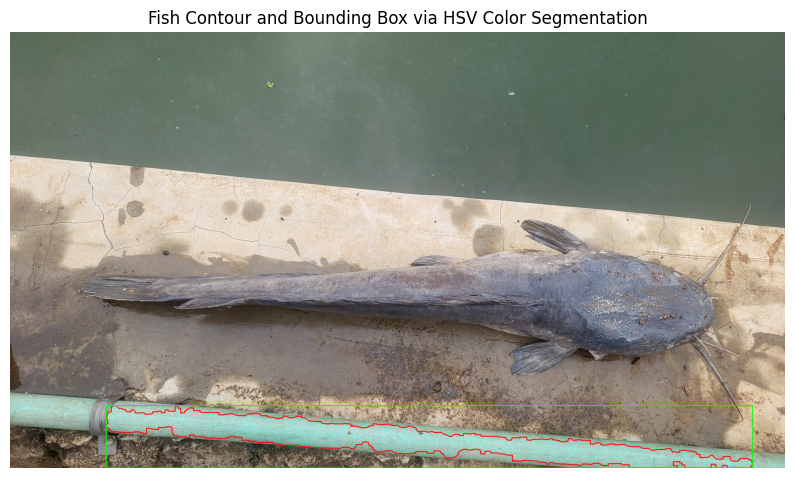
#> input picture img/ct-sample.png, 794 x 478 px, found by its file name
$ jupyter execute --allow-errors explore_data.ipynb
#> lines starting #> are read from the running program, lines starting #| are printed output that depends on the picture; after the words box and inside, x2 and y2 are one past the last pixel; in counts of white or black regions, pixels touching at a corner belong together
**Introduction**

[cell 1]
# import libraries
import os
import cv2
import numpy as np
import matplotlib.pyplot as plt
from glob import glob

[cell 2]
# import our images data
img_paths = glob("/home/ktwoo/Documents/wecan-farm/juasamaki/data/catfish/cf-wcf01.jpg")
print(f"Found {len(img_paths)} images")

# read one image using OpenCV
#> (the rest of this cell did not finish here and is left out)

#> (a cell that did not finish here is left out)

#### Basic preprocessing: resizing and normalization

#> (a cell that did not finish here is left out)

#### Convert to grayscale & view edges

#> (a cell that did not finish here is left out)

#### HSV Tuner

[cell 6]
import cv2
import numpy as np

def nothing(x): pass

# Load your catfish image
img = cv2.imread("/home/ktwoo/Documents/wecan-farm/juasamaki/img/ct-sample.png")
#> img is the input picture: shape (478, 794, 3); mean B, G, R 136.6, 147.4, 145.9
hsv = cv2.cvtColor(img, cv2.COLOR_BGR2HSV)
#> hsv: shape (478, 794, 3); mean H, S, V 43.1, 38.5, 154.9

cv2.namedWindow("HSV Tuner")

# Create trackbars for Hue, Saturation, and Value range
cv2.createTrackbar("LH", "HSV Tuner", 0, 179, nothing)
#> slider 'LH' is set to 35
cv2.createTrackbar("LS", "HSV Tuner", 0, 255, nothing)
#> slider 'LS' is set to 51
cv2.createTrackbar("LV", "HSV Tuner", 0, 255, nothing)
#> slider 'LV' is set to 51
cv2.createTrackbar("UH", "HSV Tuner", 179, 179, nothing)
cv2.createTrackbar("US", "HSV Tuner", 255, 255, nothing)
cv2.createTrackbar("UV", "HSV Tuner", 255, 255, nothing)

while True:
    lh = cv2.getTrackbarPos("LH", "HSV Tuner")
    ls = cv2.getTrackbarPos("LS", "HSV Tuner")
    lv = cv2.getTrackbarPos("LV", "HSV Tuner")
    uh = cv2.getTrackbarPos("UH", "HSV Tuner")
    us = cv2.getTrackbarPos("US", "HSV Tuner")
    uv = cv2.getTrackbarPos("UV", "HSV Tuner")

    lower = np.array([lh, ls, lv])
    upper = np.array([uh, us, uv])

    mask = cv2.inRange(hsv, lower, upper)
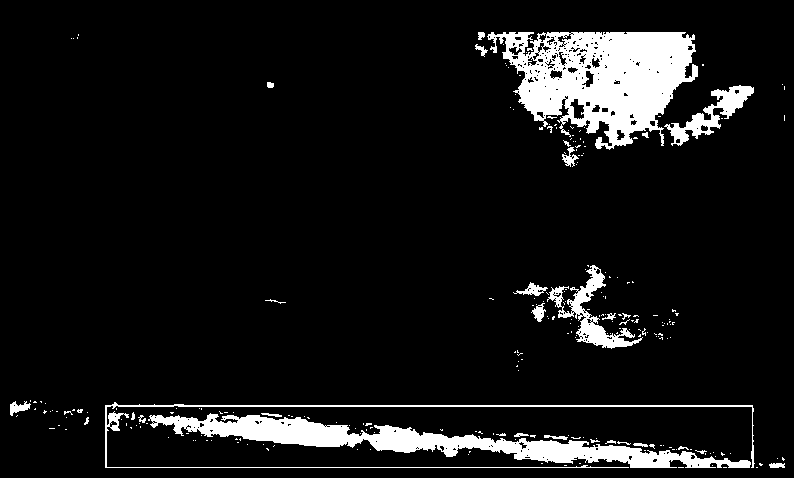
#> mask: shape (478, 794); 8.4% white; 250 white regions (220 under 20 px), largest, box (x1, y1, x2, y2) and area: (487, 32, 698, 150) 14277, (148, 413, 751, 468) 9738, (105, 402, 755, 468) 2257
    result = cv2.bitwise_and(img, img, mask=mask)
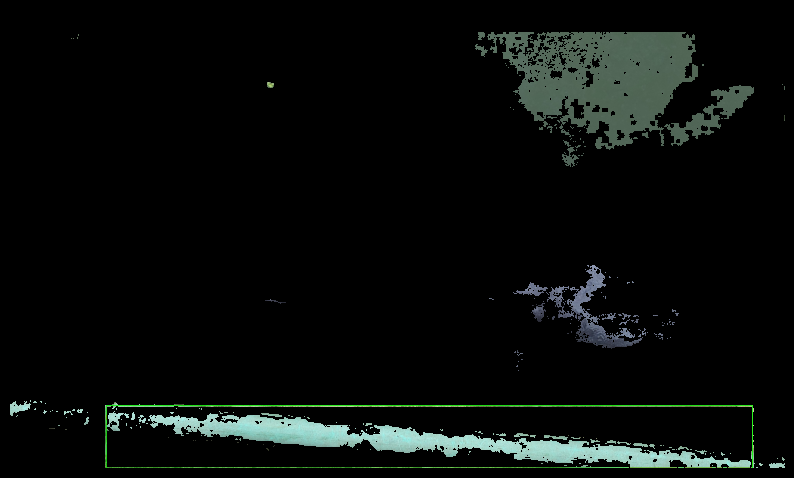
#> result: shape (478, 794, 3); mean B, G, R 10.5, 12.1, 9.1

    cv2.imshow("Mask", mask)
    cv2.imshow("Result", result)

    key = cv2.waitKey(1) & 0xFF
#> (key Esc is pressed here)
    if key == 27:  # ESC key to exit
        break

cv2.destroyAllWindows()

##### Inspect What OpenCV “Sees”

[cell 7]
import cv2
import numpy as np

img = cv2.imread("/home/ktwoo/Documents/wecan-farm/juasamaki/img/ct-sample.png")

if img is None:
    raise ValueError("Image not found — check your path!")

# Convert to HSV
hsv = cv2.cvtColor(img, cv2.COLOR_BGR2HSV)

cv2.imshow("Original", img)
cv2.imshow("HSV", hsv)
cv2.waitKey(0)

$ run again, with img/sample.png copied over img/ct-sample.png
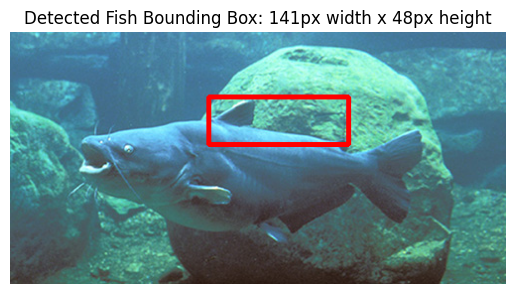
#> input picture img/sample.png, 515 x 294 px, found by its file name
#> img is the input picture: shape (294, 515, 3); mean B, G, R 151.9, 145.9, 108
#> hsv: shape (294, 515, 3); mean H, S, V 73.1, 90.8, 159.7
#> `mask = cv2.inRange(hsv, lower, upper)`:
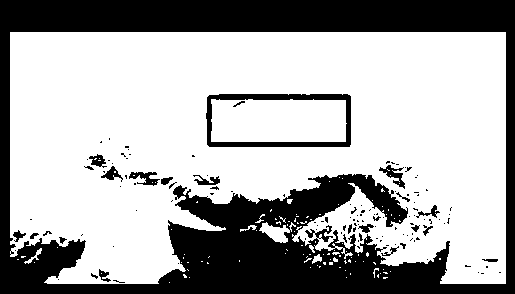
#> mask: shape (294, 515); 67% white; 128 black regions (105 under 20 px), largest, box (x1, y1, x2, y2) and area: (0, 0, 515, 294) 46041, (206, 94, 351, 147) 1944, (379, 165, 405, 189) 217
#> `result = cv2.bitwise_and(img, img, mask=mask)`:
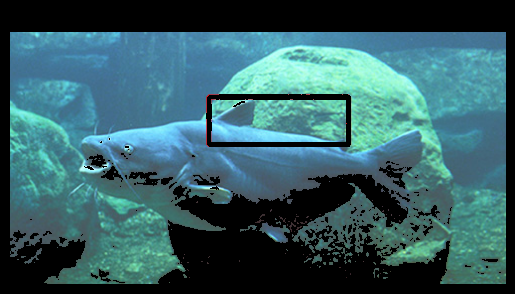
#> result: shape (294, 515, 3); mean B, G, R 100.6, 94.6, 53.6

$ run again, with img/sample04.png copied over img/ct-sample.png
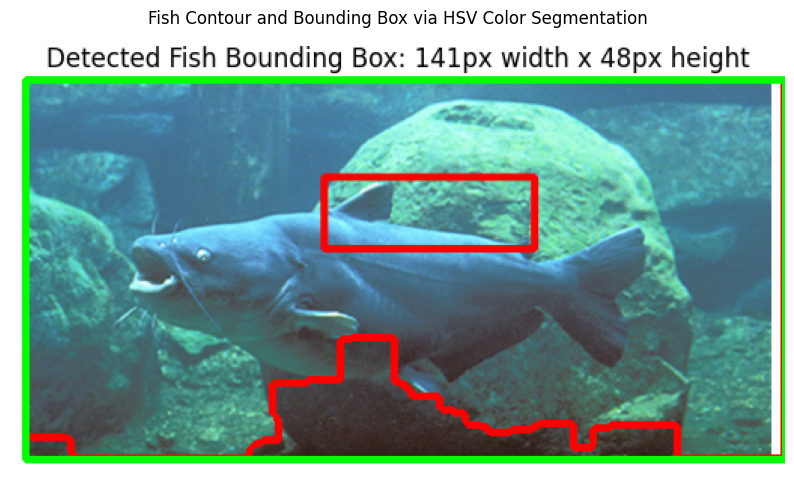
#> input picture img/sample04.png, 794 x 484 px, found by its file name
#> img is the input picture: shape (484, 794, 3); mean B, G, R 151.9, 157, 118.3
#> hsv: shape (484, 794, 3); mean H, S, V 65.3, 92.8, 172.9
#> `mask = cv2.inRange(hsv, lower, upper)`:
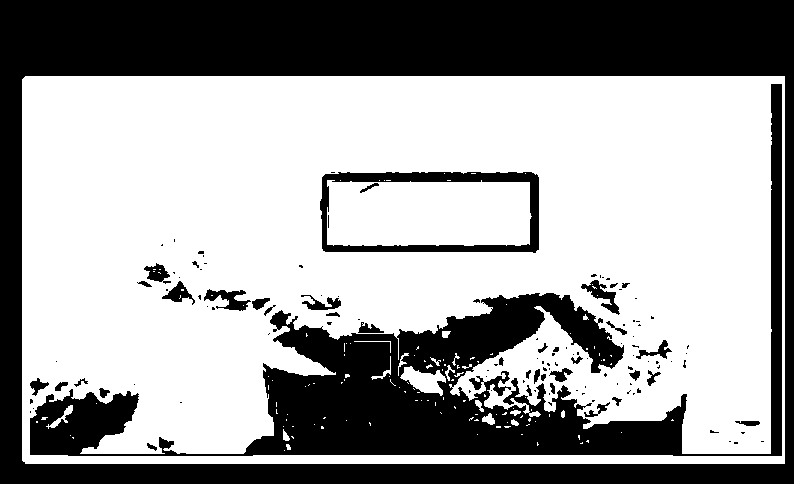
#> mask: shape (484, 794); 62.3% white; 125 black regions (86 under 20 px), largest, box (x1, y1, x2, y2) and area: (0, 0, 794, 484) 88265, (30, 84, 782, 456) 48135, (320, 172, 539, 253) 4364
#> `result = cv2.bitwise_and(img, img, mask=mask)`:
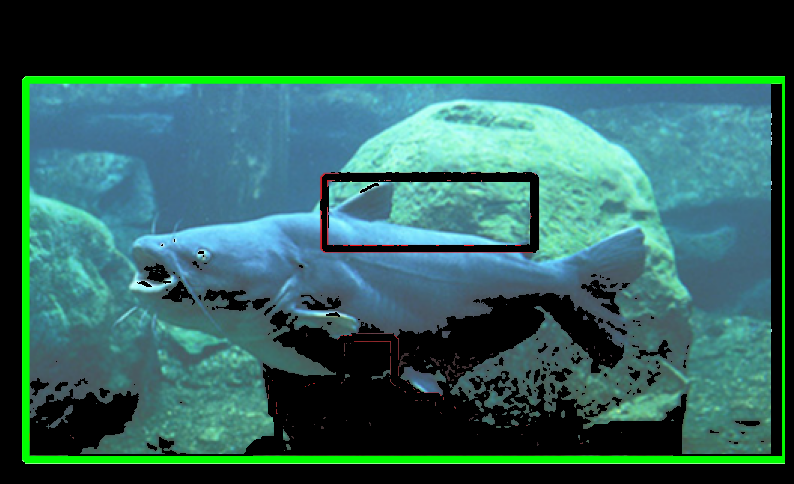
#> result: shape (484, 794, 3); mean B, G, R 87.2, 92.2, 46.9
